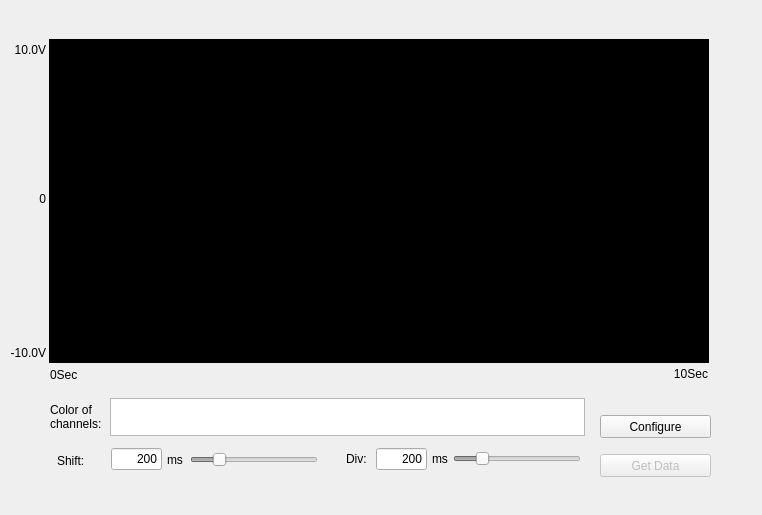
<?xml version="1.0" encoding="UTF-8"?>
<ui version="4.0">
 <class>AI_AsynchronousOneBufferedAiClass</class>
 <widget class="QDialog" name="AI_AsynchronousOneBufferedAiClass">
  <property name="geometry">
   <rect>
    <x>0</x>
    <y>0</y>
    <width>762</width>
    <height>515</height>
   </rect>
  </property>
  <property name="minimumSize">
   <size>
    <width>762</width>
    <height>515</height>
   </size>
  </property>
  <property name="maximumSize">
   <size>
    <width>762</width>
    <height>515</height>
   </size>
  </property>
  <property name="windowTitle">
   <string>AI_AsynchronousOneBufferedAi</string>
  </property>
  <widget class="QLabel" name="lblShift">
   <property name="geometry">
    <rect>
     <x>57</x>
     <y>451</y>
     <width>51</width>
     <height>20</height>
    </rect>
   </property>
   <property name="text">
    <string>Shift:</string>
   </property>
   <property name="alignment">
    <set>Qt::AlignLeading|Qt::AlignLeft|Qt::AlignVCenter</set>
   </property>
  </widget>
  <widget class="QLabel" name="lblYCoordinateMin">
   <property name="geometry">
    <rect>
     <x>0</x>
     <y>345</y>
     <width>46</width>
     <height>16</height>
    </rect>
   </property>
   <property name="text">
    <string>-10.0V</string>
   </property>
   <property name="alignment">
    <set>Qt::AlignRight|Qt::AlignTrailing|Qt::AlignVCenter</set>
   </property>
  </widget>
  <widget class="QLabel" name="lblColor">
   <property name="geometry">
    <rect>
     <x>50</x>
     <y>398</y>
     <width>61</width>
     <height>38</height>
    </rect>
   </property>
   <property name="text">
    <string>Color of
channels:</string>
   </property>
   <property name="alignment">
    <set>Qt::AlignLeading|Qt::AlignLeft|Qt::AlignVCenter</set>
   </property>
  </widget>
  <widget class="QLabel" name="lblXCoordinateEnd">
   <property name="geometry">
    <rect>
     <x>618</x>
     <y>366</y>
     <width>90</width>
     <height>16</height>
    </rect>
   </property>
   <property name="text">
    <string>10Sec</string>
   </property>
   <property name="alignment">
    <set>Qt::AlignRight|Qt::AlignTrailing|Qt::AlignVCenter</set>
   </property>
  </widget>
  <widget class="QSlider" name="sldShift">
   <property name="enabled">
    <bool>false</bool>
   </property>
   <property name="geometry">
    <rect>
     <x>190</x>
     <y>449</y>
     <width>128</width>
     <height>21</height>
    </rect>
   </property>
   <property name="minimum">
    <number>10</number>
   </property>
   <property name="maximum">
    <number>1000</number>
   </property>
   <property name="singleStep">
    <number>10</number>
   </property>
   <property name="value">
    <number>200</number>
   </property>
   <property name="orientation">
    <enum>Qt::Horizontal</enum>
   </property>
   <property name="tickPosition">
    <enum>QSlider::NoTicks</enum>
   </property>
  </widget>
  <widget class="QPushButton" name="btnConfigure">
   <property name="enabled">
    <bool>true</bool>
   </property>
   <property name="geometry">
    <rect>
     <x>600</x>
     <y>415</y>
     <width>111</width>
     <height>23</height>
    </rect>
   </property>
   <property name="text">
    <string>Configure</string>
   </property>
   <property name="autoDefault">
    <bool>false</bool>
   </property>
  </widget>
  <widget class="QLabel" name="lblYCoordinateMid">
   <property name="geometry">
    <rect>
     <x>0</x>
     <y>191</y>
     <width>46</width>
     <height>16</height>
    </rect>
   </property>
   <property name="text">
    <string>0</string>
   </property>
   <property name="alignment">
    <set>Qt::AlignRight|Qt::AlignTrailing|Qt::AlignVCenter</set>
   </property>
  </widget>
  <widget class="QLabel" name="lblXCoordinateStart">
   <property name="geometry">
    <rect>
     <x>50</x>
     <y>367</y>
     <width>71</width>
     <height>16</height>
    </rect>
   </property>
   <property name="text">
    <string>0Sec</string>
   </property>
   <property name="alignment">
    <set>Qt::AlignLeading|Qt::AlignLeft|Qt::AlignVCenter</set>
   </property>
  </widget>
  <widget class="QFrame" name="graphFrame">
   <property name="geometry">
    <rect>
     <x>49</x>
     <y>39</y>
     <width>660</width>
     <height>324</height>
    </rect>
   </property>
   <property name="styleSheet">
    <string notr="true">background-color: rgb(0, 0, 0);</string>
   </property>
   <property name="frameShape">
    <enum>QFrame::StyledPanel</enum>
   </property>
   <property name="frameShadow">
    <enum>QFrame::Raised</enum>
   </property>
  </widget>
  <widget class="QPushButton" name="btnGetData">
   <property name="enabled">
    <bool>false</bool>
   </property>
   <property name="geometry">
    <rect>
     <x>600</x>
     <y>454</y>
     <width>111</width>
     <height>23</height>
    </rect>
   </property>
   <property name="text">
    <string>Get Data</string>
   </property>
   <property name="autoDefault">
    <bool>false</bool>
   </property>
  </widget>
  <widget class="QLabel" name="lblShiftUnit">
   <property name="geometry">
    <rect>
     <x>167</x>
     <y>452</y>
     <width>16</width>
     <height>16</height>
    </rect>
   </property>
   <property name="text">
    <string>ms</string>
   </property>
   <property name="alignment">
    <set>Qt::AlignLeading|Qt::AlignLeft|Qt::AlignVCenter</set>
   </property>
  </widget>
  <widget class="QLineEdit" name="edtShiftValue">
   <property name="geometry">
    <rect>
     <x>111</x>
     <y>448</y>
     <width>51</width>
     <height>22</height>
    </rect>
   </property>
   <property name="text">
    <string>200</string>
   </property>
   <property name="alignment">
    <set>Qt::AlignRight|Qt::AlignTrailing|Qt::AlignVCenter</set>
   </property>
   <property name="readOnly">
    <bool>true</bool>
   </property>
  </widget>
  <widget class="QLabel" name="lblDivUnit">
   <property name="geometry">
    <rect>
     <x>432</x>
     <y>451</y>
     <width>16</width>
     <height>16</height>
    </rect>
   </property>
   <property name="text">
    <string>ms</string>
   </property>
   <property name="alignment">
    <set>Qt::AlignLeading|Qt::AlignLeft|Qt::AlignVCenter</set>
   </property>
  </widget>
  <widget class="QListWidget" name="listWidget">
   <property name="geometry">
    <rect>
     <x>110</x>
     <y>398</y>
     <width>475</width>
     <height>38</height>
    </rect>
   </property>
   <property name="verticalScrollBarPolicy">
    <enum>Qt::ScrollBarAlwaysOff</enum>
   </property>
   <property name="horizontalScrollBarPolicy">
    <enum>Qt::ScrollBarAlwaysOff</enum>
   </property>
   <property name="selectionMode">
    <enum>QAbstractItemView::NoSelection</enum>
   </property>
   <property name="flow">
    <enum>QListView::LeftToRight</enum>
   </property>
   <property name="isWrapping" stdset="0">
    <bool>true</bool>
   </property>
  </widget>
  <widget class="QLabel" name="lblYCoordinateMax">
   <property name="geometry">
    <rect>
     <x>0</x>
     <y>40</y>
     <width>46</width>
     <height>20</height>
    </rect>
   </property>
   <property name="text">
    <string>10.0V</string>
   </property>
   <property name="alignment">
    <set>Qt::AlignRight|Qt::AlignTrailing|Qt::AlignVCenter</set>
   </property>
  </widget>
  <widget class="QSlider" name="sldDiv">
   <property name="enabled">
    <bool>false</bool>
   </property>
   <property name="geometry">
    <rect>
     <x>453</x>
     <y>448</y>
     <width>128</width>
     <height>21</height>
    </rect>
   </property>
   <property name="minimum">
    <number>10</number>
   </property>
   <property name="maximum">
    <number>1000</number>
   </property>
   <property name="singleStep">
    <number>10</number>
   </property>
   <property name="value">
    <number>200</number>
   </property>
   <property name="orientation">
    <enum>Qt::Horizontal</enum>
   </property>
   <property name="tickPosition">
    <enum>QSlider::NoTicks</enum>
   </property>
  </widget>
  <widget class="QLabel" name="lblDiv">
   <property name="geometry">
    <rect>
     <x>346</x>
     <y>451</y>
     <width>31</width>
     <height>16</height>
    </rect>
   </property>
   <property name="text">
    <string>Div:</string>
   </property>
   <property name="alignment">
    <set>Qt::AlignLeading|Qt::AlignLeft|Qt::AlignVCenter</set>
   </property>
  </widget>
  <widget class="QLineEdit" name="edtDivValue">
   <property name="geometry">
    <rect>
     <x>376</x>
     <y>448</y>
     <width>51</width>
     <height>22</height>
    </rect>
   </property>
   <property name="text">
    <string>200</string>
   </property>
   <property name="alignment">
    <set>Qt::AlignRight|Qt::AlignTrailing|Qt::AlignVCenter</set>
   </property>
   <property name="readOnly">
    <bool>true</bool>
   </property>
  </widget>
 </widget>
 <layoutdefault spacing="6" margin="11"/>
 <tabstops>
  <tabstop>btnConfigure</tabstop>
  <tabstop>btnGetData</tabstop>
  <tabstop>sldShift</tabstop>
  <tabstop>sldDiv</tabstop>
  <tabstop>listWidget</tabstop>
  <tabstop>edtShiftValue</tabstop>
  <tabstop>edtDivValue</tabstop>
 </tabstops>
 <resources/>
 <connections/>
</ui>
